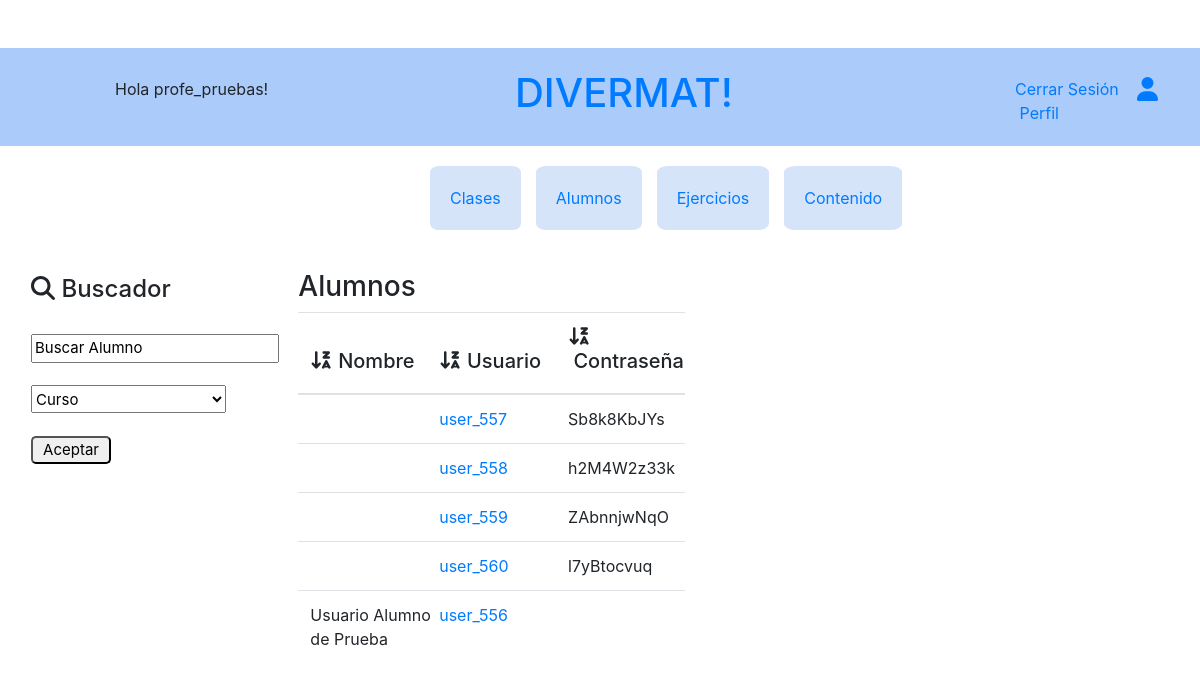
/divermat/alumnos (signed in), run on the app's committed database.
### divermat/models.py (models this page shows, shortened)
class Usuario(User):
    tipo = models.BooleanField(default=1, choices=[(0,'Profesor'),(1,'Alumno')], null=True)
    centro = models.CharField(max_length=150, default=None, null=True)
    class Meta:
        abstract = True

class Alumno(Usuario):
    password_temporal = models.CharField(max_length=15,default=None,null=True)
    curso = models.ForeignKey(Curso, on_delete=models.CASCADE,
                              default=0, null=True)
    clase = models.ForeignKey(Clase, on_delete=models.CASCADE, default=None, null=True)
    numexamen = models.IntegerField(default=0,null=True)
    class Meta:
        ordering = ('first_name', 'last_name', )

### divermat/views.py (the view, shortened to what this page needs)
# urls.py: url(r'alumnos/(?P<alumno>[\w]+)/$', views.alumnos, name='alumnos'),
@login_required
def alumnos(request, alumno=None):
    busqueda = request.GET.get('buscar', '')
    filtro = request.GET.get('curso', '')
    content = {}
    content['registro'] = False
    content['profesor'] = True
    try:
        profesor = Profesor.objects.get(username=request.user)
        content['alumnos'] = []
        clases_profesor = Clase.objects.filter(profesor=profesor)
        alumnos = []
        for clase in clases_profesor:
            alumnos_clase = Alumno.objects.filter(clase=clase)
            for alumno_indv in alumnos_clase:
                alumnos.append(alumno_indv)
        alumnos_no_filter = alumnos
        if filtro and filtro != "Curso":
            alumnos_filtered=[]
            for a in alumnos:
                if str(a.curso)+"º ESO" == filtro:
                    alumnos_filtered.append(a)
            alumnos=alumnos_filtered
        content['alumnos'] = alumnos
        content["seguimiento"] = False
        return render(request,'divermat/alumnos.html', context=content,)
    except Profesor.DoesNotExist:
        return redirect('index')

### templates/divermat/alumnos.html (shortened to what this page needs)
{% extends "divermat/base.html" %}
{% block body_block %}
    <div class="row">
        <div class="col-xs-5 col-md-5 col-lg-5 offset-md-1 ">
            <h3>Alumnos</h3>
            <div class="table-wrapper-scroll-y my-custom-scrollbar">
                <table id="myTable" class="table-hover table" style=" border-collapse: collapse !important;  text-align: left;">
                    <thead>
                        <tr>
                            <th onclick="sortTable(0,'myTable',1)">
                                <h5>
                                    <i class="fa-solid fa-arrow-down-z-a"></i>&nbsp;Nombre
                                </h5>
                            </th>
                            <th onclick="sortTable(1,'myTable',1)">
                                <h5><i class="fa-solid fa-arrow-down-z-a"></i>&nbsp;Usuario</h5>
                            </th>
                            <th onclick="sortTable(2,'myTable',1)">
                                <h5><i class="fa-solid fa-arrow-down-z-a"></i>&nbsp;Contraseña</h5>
                            </th>
                        </tr>
                    </thead>
                    <tbody>
                        {% for alum in alumnos %}
                            <tr>
                                <td>
                                    {{alum.first_name}}&nbsp;{{alum.last_name}}
                                </td>
                                <td>
                                    <a href="{% url 'alumnos' alum.id%}">{{alum.username}}</a>
                                </td>
                                <td>
                                    {% if alum.password_temporal %}
                                        {{alum.password_temporal}}
                                    {%endif%}
                                </td>
                            </tr>
                        {%endfor%}
                    </tbody>
                </table>
            </div>
        </div>
        <div class="col-xs-6 col-md-6 col-lg-6">
        </div>
    </div>
{% endblock %}
{% block menu_lateral_block%}
<div class="lateral">
    <div class ="flex-container">
        <div class="medio">
            <h4><i class="fa-solid fa-magnifying-glass"></i>&nbsp;Buscador</h4><br>
            <form action="alumnos" method="GET">
                <div>
                    <input type="text" onfocus="this.value=''" name="buscar" value="Buscar Alumno"></br></br>
                    <div>
                        <select name="curso" value="Curso" style="width:195px; height:28px;">
                            <option selected>Curso</option>
                        </select></br></br>
                    </div>
                    <input class="botonLateral" type="submit" value="Aceptar"></input>
                </div>
            </form>
        </div>
    </div>
</div>
{% endblock%}

### templates/divermat/base.html (shortened to what this page needs)
<!DOCTYPE html>
{% load static %}
<html>
    <head>
        <link  rel="stylesheet" type="text/css" href="{% static 'estilo.css' %}" />
        <link  rel="stylesheet" type="text/css" href="{% static 'bootstrap.min.css' %}">
    </head>
    <body class="container-fluid">
        <div class="row" style="background: rgb(171, 203, 250);">
            <div class="col-xs-2 col-md-2 col-lg-2 offset-md-1" style="background: rgb(171, 203, 250);">
                <br>
                {% if user.is_authenticated %}
                    <p>
                        Hola {{user.get_username}}!
                    </p>
                {%else%}
                   <p>Bienvenido!</p>
                {%endif%}
            </div>
            <div class="col-xs-3 col-md-3 col-lg-3 align-self-center offset-md-2 " style="background: rgb(171, 203, 250);">
                <h1><a href="{% url 'index' %}">DIVERMAT!</a></h1>
            </div>
            {% if user.is_authenticated %}
                <div class="col-xs-2 col-md-2 col-lg-2 offset-md-2" style="background: rgb(171, 203, 250);">
                    <br>
                    <p>
                        <a href="{% url 'cerrar_sesion' %}">Cerrar Sesión</a>&nbsp;&nbsp;
                        <a href="{% url 'perfil' %}">&nbsp;<i class="fa-solid fa-user fa-xl"></i>&nbsp;Perfil</a>
                    </p>
                </div>
            {% endif %}
        </div>
        <div class="row">
            <div class="col-xs-4 col-sm-4 col-lg-4"></div>
            <div class="col-xs-6 col-sm-6 col-lg-6">
                {% if registro is False%}
                    <div class="menu">
                        <table >
                            {% if profesor is True %}
                                <td>
                                    <a href="{% url 'clases' %}">Clases</a>
                                </td>
                                <td>
                                    <a href="{% url 'alumnos' %}">Alumnos</a>
                                </td>
                                <td>
                                    <a href="{% url 'index' %}">Ejercicios</a>
                                </td>
                                <td>
                                    <a href="{% url 'contenido' %}">Contenido</a>
                                </td>
                            {%endif%}
                        </table>
                    </div>
                {% endif %}
            </div>
            <div class="col-xs-4 col-sm-4 col-lg-4"></div>
        </div>
        <div class="row">
            <div class="col-xs-2 col-sm-2 col-lg-2">
                {% block menu_lateral_block %}
                {% endblock %}
            </div>
            <div class="col-xs-10 col-sm-10 col-lg-10">
                {% block body_block %}
                {% endblock %}
            </div>
        </div>
    </body>
</html>

### divermat/static/estilo.css (style rules this page uses)
.my-custom-scrollbar { position: relative !important; height: 400px !important; overflow: auto !important; }
.table-wrapper-scroll-y { display: block !important; }
thead tr th { position: sticky; top: 0; z-index: 10; background-color: #ffffff; }
* { box-sizing: border-box; }
[class*="col-"] { float: left; padding: 5px; }
.lateral { width: 270px !important; height: 350px !important; font-size: 15px !important; border-radius: 10%; }
.menu { text-align:center !important; }
.menu table td { background: rgb(214, 228, 250) !important; border-radius: 10% !important; border-collapse: unset !important; margin: 10px; padding:20px; width:90px; text-align:center; }
table { border-collapse:unset !important; }
table { table-layout: fixed!important; }
table tr th { width:fit-content !important; }
body { background-color:rgb(255, 255, 255) !important; }
h1 { font-family:"Comic Sans",serif; font-size: 40px; }
.flex-container { display: flex; flex-flow: row wrap; justify-content: space-around; align-items: baseline; margin: auto; }
html, body { height: 100%; margin-top: 4%; }
.medio { margin-top: 10px; margin-left: 10px; }
th { cursor: pointer; }
table { border: none; border-spacing:15px; text-align: left; }
th { padding: 0.2%; text-align: left; }
td { padding: 0.6%; border-spacing: 15px; text-align: left; }
tr { padding: 1%; text-align: left; }
.botonLateral { color: black!important; width: 80px!important; height: 28px!important; border-radius: 5px!important; }

### data on the page
Alumno: username "user_557", password_temporal "Sb8k8KbJYs"
Alumno: username "user_558", password_temporal "h2M4W2z33k"
Alumno: username "user_559", password_temporal "ZAbnnjwNqO"
Alumno: username "user_560", password_temporal "l7yBtocvuq"
Alumno: first_name "Usuario", last_name "Alumno de Prueba", username "user_556"

### other printed values
{{ user.get_username }} "profe_pruebas"
